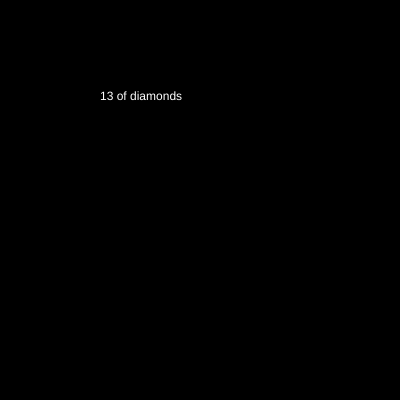
Frame 1 (no input)
Frame 60 (no input): identical to frame 1, image omitted
Frame 120 (the mouse pressed at the canvas centre since frame 60): identical to frame 1, image omitted

The p5.js sketch that drew this single still picture (run headless with seeded random() and noise() and a simulated clock; from frame 60 on, the mouse is pressed at the canvas centre):

// p5.js sketch
// ── sketch.js
// Interactive Scene Assignment
// Kayaan Tharani
// October 1st, 2021
//
// Extra for Experts:
// - describe what you did to take this project "above and beyond"

let cardValues = [1, 2, 3, 4, 5, 6, 7, 8, 9, 10, 11, 12, 13];
let cardSuits = ["hearts", "spades", "clubs", "diamonds"];

let card;
let deck = [];

function setup() {
  createCanvas(400, 400);
  fill("white");

  // create a shuffled deck of cards
  createShuffledDeck();
  console.log(deck);
}

function draw() {
  background(0);
  text(card.Value + " of " + card.Suit, 100, 100);
}

function mouseClicked() {
  card = chooseCard();
  console.log(str(card));
  text(card.Value + " of " + card.Suit, 100, 100);
}

function chooseCard() {
  let chosenCard;
  chosenCard = deck[0];
  deck.splice(0, 1);
  return chosenCard;
}

function createShuffledDeck() {
  for (let suit = 0; suit < cardSuits.length; suit++) {
    for (let value = 0; value < cardValues.length; value++) {
      card = { Value: cardValues[value], Suit: cardSuits[suit] };
      deck.push(card);
    }
  }
  deck = shuffle(deck);
}
